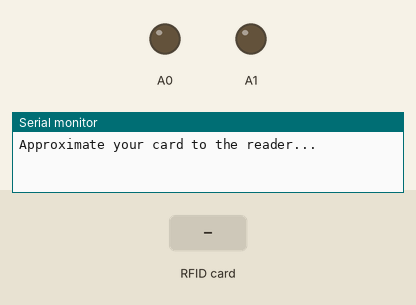
Bench run of a sketch on a simulated Arduino Uno, built with avr-gcc and run on an emulated ATmega328P. Parts: output pins drawn as LEDs (lit = HIGH), the last lines printed to the serial monitor. The inputs (shaded band) are chosen by the test bench. Pins used as bus, display or sensor lines are not drawn.

Above: at 1.2 s.
1.3 s: RFID card BC 29 C6 6D held to the reader
At 2.7 s:
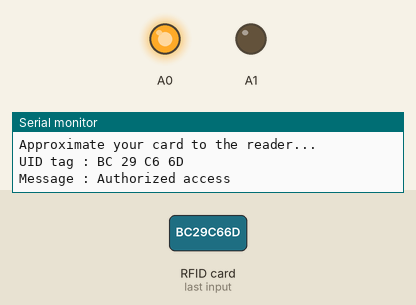
4.3 s: RFID card 5E 7A 19 C4 held to the reader
At 5.2 s:
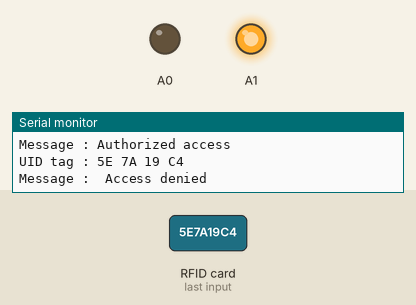
Timing chart, 0 to 8.1 s (numbered marks = the images above; inputs shaded):
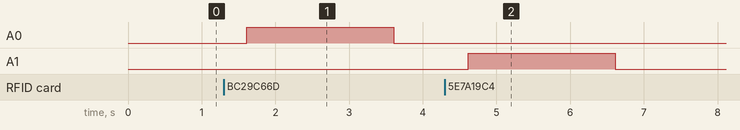

The sketch:

Rfid.ino
```cpp
/*
 *
 * All the resources for this project: https://www.hackster.io/Aritro
 * Modified by Aritro Mukherjee
 *
 *
 */

#include <SPI.h>
#include <MFRC522.h>


#define SS_PIN 10
#define RST_PIN 9
MFRC522 mfrc522(SS_PIN, RST_PIN);   // Create MFRC522 instance.

void setup()
{

  pinMode(A0,OUTPUT);
pinMode(A1,OUTPUT);
  Serial.begin(9600);   // Initiate a serial communication
  SPI.begin();      // Initiate  SPI bus
  mfrc522.PCD_Init();   // Initiate MFRC522
  Serial.println("Approximate your card to the reader...");
  Serial.println();

}
void loop()
{
  // Look for new cards
  if ( ! mfrc522.PICC_IsNewCardPresent())
  {
    return;
  }
  // Select one of the cards
  if ( ! mfrc522.PICC_ReadCardSerial())
  {
    return;
  }
  //Show UID on serial monitor
  Serial.print("UID tag :");
  String content= "";
  byte letter;
  for (byte i = 0; i < mfrc522.uid.size; i++)
  {
     Serial.print(mfrc522.uid.uidByte[i] < 0x10 ? " 0" : " ");
     Serial.print(mfrc522.uid.uidByte[i], HEX);
     content.concat(String(mfrc522.uid.uidByte[i] < 0x10 ? " 0" : " "));
     content.concat(String(mfrc522.uid.uidByte[i], HEX));
  }
  Serial.println();
  Serial.print("Message : ");
  content.toUpperCase();
  if (content.substring(1) == "BC 29 C6 6D") //change here the UID of the card/cards that you want to give access
  {
    Serial.println("Authorized access");
    Serial.println();
    delay(300);
    digitalWrite(A0,HIGH);
    delay(2000);
    digitalWrite(A0,LOW);
  }


 else   {
    Serial.println(" Access denied");
    delay(300);
    digitalWrite(A1,HIGH);
    delay(2000);
    digitalWrite(A1,LOW);
  }
}
```

Measured:
- after the input at 1.3 s, A0: LOW → HIGH after 0.31 s, → LOW 2.0 s later
- after the input at 4.3 s, A1: LOW → HIGH after 0.31 s, → LOW 2.0 s later
